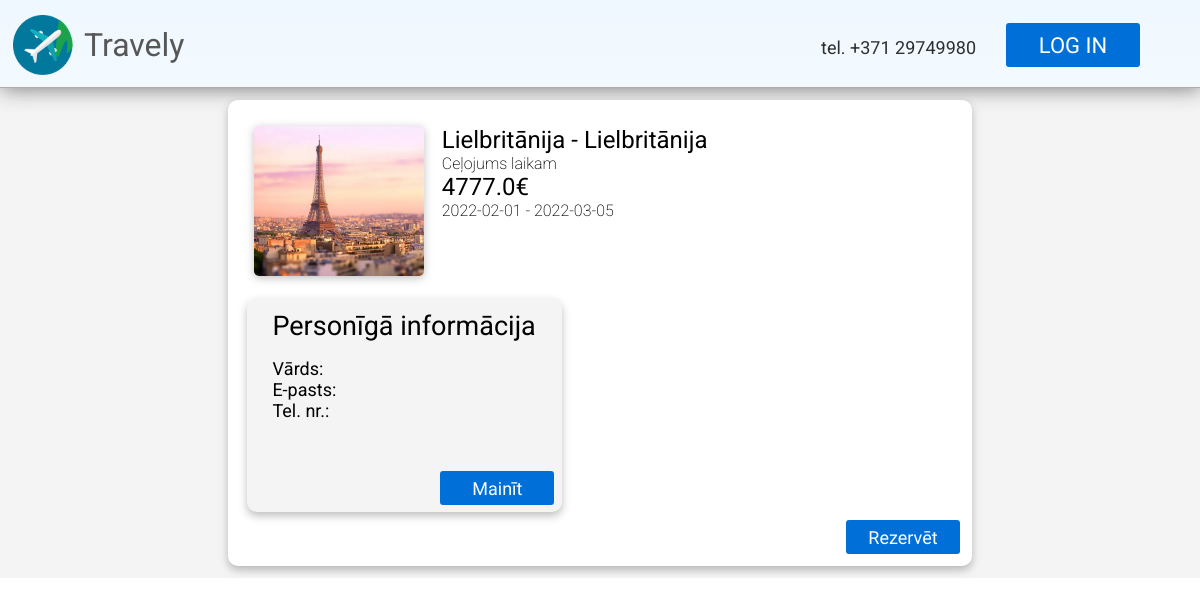
/reservation/1, run on the app's committed database.
### models.py (models this page shows, shortened)
class Trip(db.Model):
    id = db.Column(db.Integer, primary_key=True)
    agency_id = db.Column(db.Integer, db.ForeignKey("agency.id"))
    country_from = db.Column(db.Integer)
    country_to = db.Column(db.Integer)
    date_from = db.Column(db.Date)
    date_to = db.Column(db.Date)
    description = db.Column(db.String(280))
    cost = db.Column(db.Float)
    ticket_amount = db.Column(db.Integer)
    views = db.Column(db.Integer)
    img_file = db.Column(db.String(20), nullable=False, default='default.jpg')

class Country(db.Model):
    id = db.Column(db.Integer, primary_key=True)
    country = db.Column(db.String(48), nullable=False)
    abbreviation = db.Column(db.String(2), nullable=False)

### main.py (the view)
@app.route('/reservation/<int:id>')
def reservation(id):
    trip = Trip.query.get(id)
    trip.views += 1
    db.session.commit()
    return render_template("reservation.html", trip = trip, countries = Country.query.all())

### templates/reservation.html
{% extends "index.html" %}
{% block content %}
<div id="catalogue-list">
    {% if trip %}
        <div id="reservation-elements">
            <div class="reservetion-list-element">
                <img src="{{ url_for('static', filename='/images/destinations/' + trip.img_file) }}" class="catalogue-list-element-img">
                <div class="reservetion-list-element-text">
                    <h2>{{ countries[trip.country_from - 1].country }} - {{ countries[trip.country_to - 1].country }}</h2>
                    <p>{{ trip.description }}</p>
                    <h2>{{ trip.cost }}€</h2>
                    <p>{{ trip.date_from }} - {{ trip.date_to }}</p>
                </div>
            </div>
            <div id="personal-info">
                <h2 id="informacija">Personīgā informācija</h2>
                <div id="personiga-informacija">
                    <h2>Vārds:</h2>
                    <h2>E-pasts:</h2>
                    <h2>Tel. nr.:</h2>
                </div>
                <a href="/profile" class="button" id="button-reserve">Mainīt</a>
            </div>
            <a href="/reservation/add/{{ trip.id }}" class="button" id="button-reserve">Rezervēt</a>
        </div>
    {% endif %}
</div>
{% endblock %}

### static/css/stylesheet.css (style rules this page uses)
* { margin:0; padding:0; }
body { font-family: 'Roboto', sans-serif; color:#575757; background-image: linear-gradient(aliceblue, white); background-repeat: no-repeat; }
h2 { font-weight: 400; }
p { font-weight: 200; }
a { text-decoration: none; }
a.button { display: inline-block; color: white !important; text-align: center; font-size: 22px !important; font-family: Thasadith; text-decoration: none; line-height: 42px; font-weight: normal !important; background-color: #0070D8; border-radius: 3px; padding-right: 22px; padding-left: 22px; padding-top: 2px; padding-bottom: 2px; }
#informacija { margin-left: 18px; padding-top: 8px; font-style: normal; font-weight: normal; font-size: 27px; line-height: 27px; text-align: left; color: #000000; }
#personiga-informacija { margin-left: 18px; margin-top: 18px; margin-right: 100px; font-style: normal; font-size: 12px; color: #000000; }
#catalogue-list { background-color: #F4F4F4; max-width: 100%; width: 100%; display: flex; flex-direction: column; }
.catalogue-list-element-img { width: 170px; height: 150px; filter: drop-shadow(0px 2px 4px rgba(0, 0, 0, 0.25)); border-radius: 5px; }
#personal-info { background-color: #F4F4F4; display: flex; flex-wrap: nowrap; flex-direction:column; padding: 1%; border-radius: 10px; gap: 2%; margin: 1%; width: 300px; height: 200px; filter: drop-shadow(0px 4px 4px rgba(0, 0, 0, 0.25)); }
#reservation-elements { background-color: white; color:black; display: flex; flex-wrap: nowrap; flex-direction:column; padding: 1%; border-radius: 10px; gap: 2%; margin: 1%; width: 60%; filter: drop-shadow(0px 4px 4px rgba(0, 0, 0, 0.25)); margin-left: auto; margin-right: auto; }
.reservetion-list-element { display: flex; flex-wrap: nowrap; flex-direction: row; padding: 1%; gap: 2%; margin: 1%; margin-right: auto; }
.reservetion-list-element-text { width: 700px; }
#button-reserve { font-size: 18px !important; height:30px; width:70px; line-height: 32px; margin-top: auto; margin-left: auto; }

### data on the page
Trip: img_file (picture), country_from.country "Lielbritānija", country_to.country "Lielbritānija", description "Ceļojums laikam", cost "4777.0", date_from "2022-02-01", date_to "2022-03-05"
